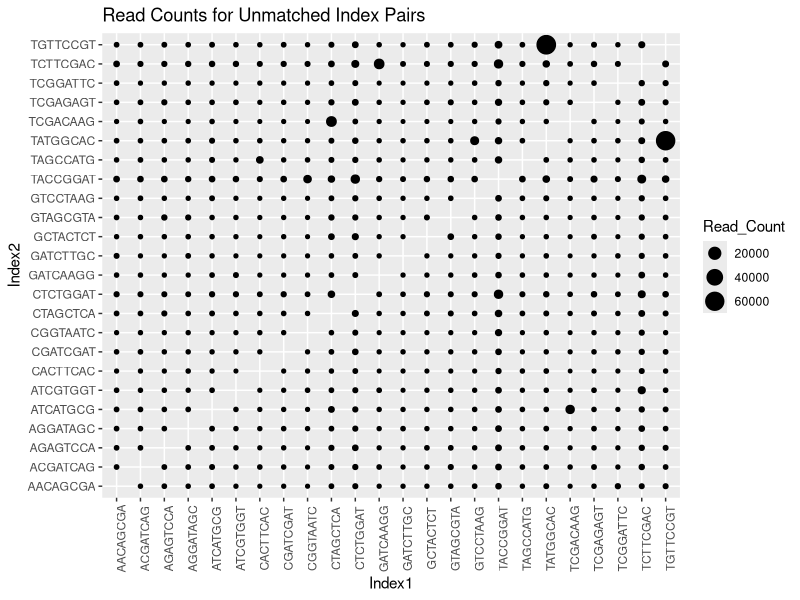

Write R code to recreate this figure.
## ---- chunk 1
Index_counts <- read.table('Formatted_sorted_indexes.txt', header = F, sep = ' ') # This file is included in Github; it is already sorted with the Index paired libraries at the top (rows 1-24) and the index hopped read counts below (25 on)

Swapped_Ind <- Index_counts[25:576,]
colnames(Swapped_Ind) <- c('Index1','Index2','Read_Count')
Swapped_Ind <- Swapped_Ind[order(Swapped_Ind$Index1),]
    
# Create a matrix of Ind1 v. Ind2:
library(reshape2)
mat <- data.frame(x=Swapped_Ind$Index1, y=Swapped_Ind$Index2, z=Swapped_Ind$Read_Count)
Ind_mat <- acast(mat, x~y, value.var = "z")

#Plot the Indexes against each other, with the size of the points indicating the number of reads that index pair included.
library(ggplot2)
ggplot(Swapped_Ind, aes(Index1, Index2, size=Read_Count)) +geom_point() + theme(axis.text.x = element_text(angle = 90))+ labs(title = "Read Counts for Unmatched Index Pairs")

print(Index_counts[25:576,])
